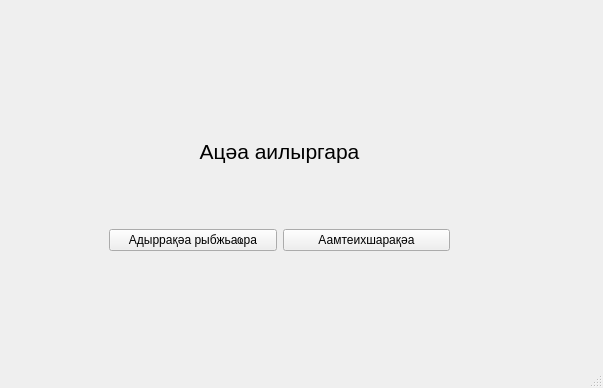
<?xml version="1.0" encoding="UTF-8"?>
<ui version="4.0">
 <class>MainWindow</class>
 <widget class="QMainWindow" name="MainWindow">
  <property name="geometry">
   <rect>
    <x>0</x>
    <y>0</y>
    <width>603</width>
    <height>388</height>
   </rect>
  </property>
  <property name="windowTitle">
   <string>MainWindow</string>
  </property>
  <widget class="QWidget" name="centralwidget">
   <widget class="QWidget" name="verticalLayoutWidget">
    <property name="geometry">
     <rect>
      <x>109</x>
      <y>80</y>
      <width>341</width>
      <height>171</height>
     </rect>
    </property>
    <layout class="QVBoxLayout" name="verticalLayout">
     <item>
      <widget class="QLabel" name="apsuaText">
       <property name="font">
        <font>
         <pointsize>16</pointsize>
        </font>
       </property>
       <property name="text">
        <string>Ацәа аилыргара</string>
       </property>
       <property name="alignment">
        <set>Qt::AlignCenter</set>
       </property>
       <property name="wordWrap">
        <bool>true</bool>
       </property>
      </widget>
     </item>
     <item>
      <layout class="QHBoxLayout" name="horizontalLayout">
       <item>
        <widget class="QPushButton" name="addButton">
         <property name="text">
          <string>Адыррақәа рыбжьаҩра</string>
         </property>
        </widget>
       </item>
       <item>
        <widget class="QPushButton" name="graphicsButton">
         <property name="text">
          <string>Аамтеихшарақәа</string>
         </property>
        </widget>
       </item>
      </layout>
     </item>
    </layout>
   </widget>
  </widget>
  <widget class="QMenuBar" name="menubar">
   <property name="geometry">
    <rect>
     <x>0</x>
     <y>0</y>
     <width>603</width>
     <height>22</height>
    </rect>
   </property>
  </widget>
  <widget class="QStatusBar" name="statusbar"/>
 </widget>
 <resources/>
 <connections/>
</ui>
